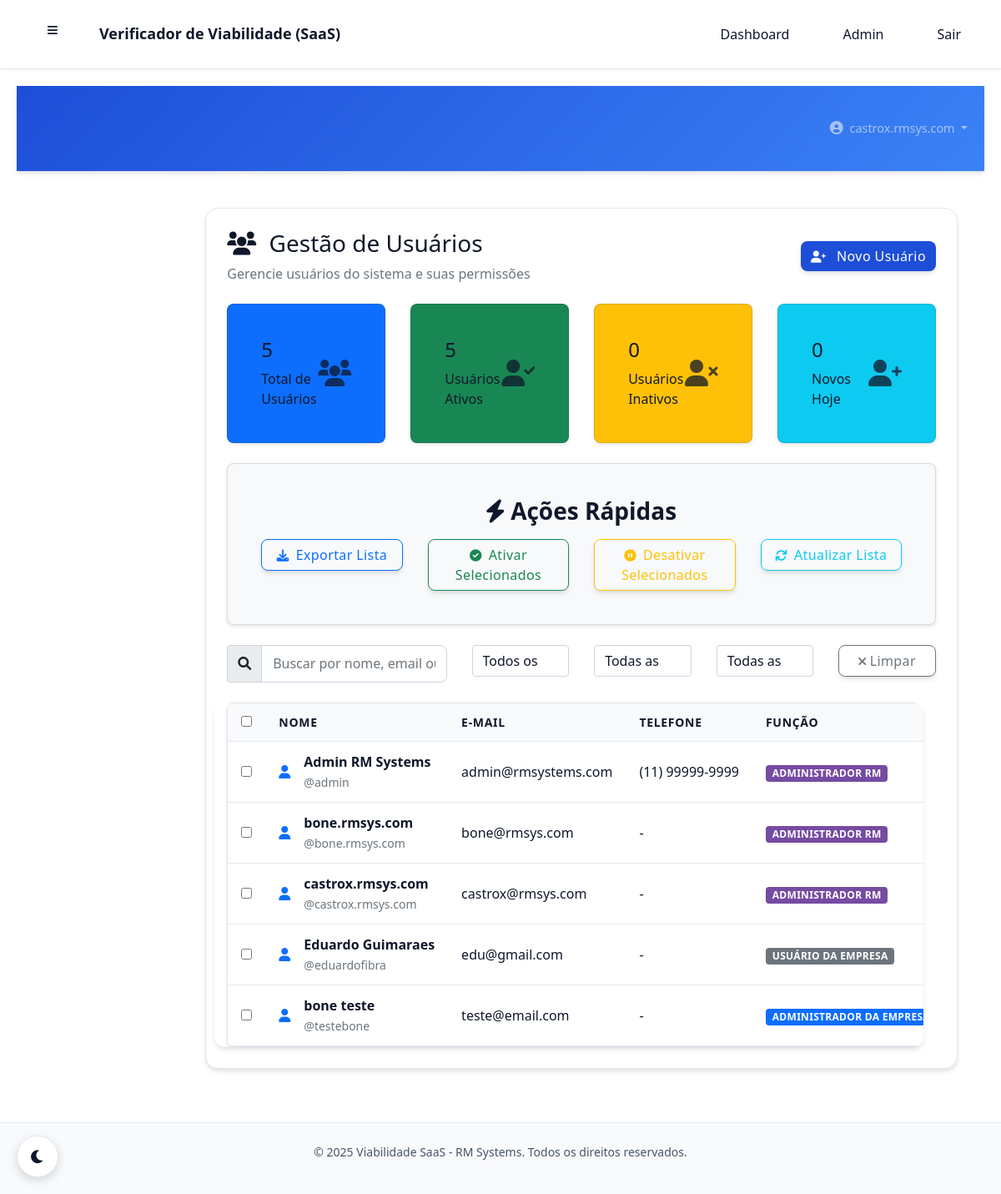
Page /rm/usuarios/ (signed in) on the earlier database version.
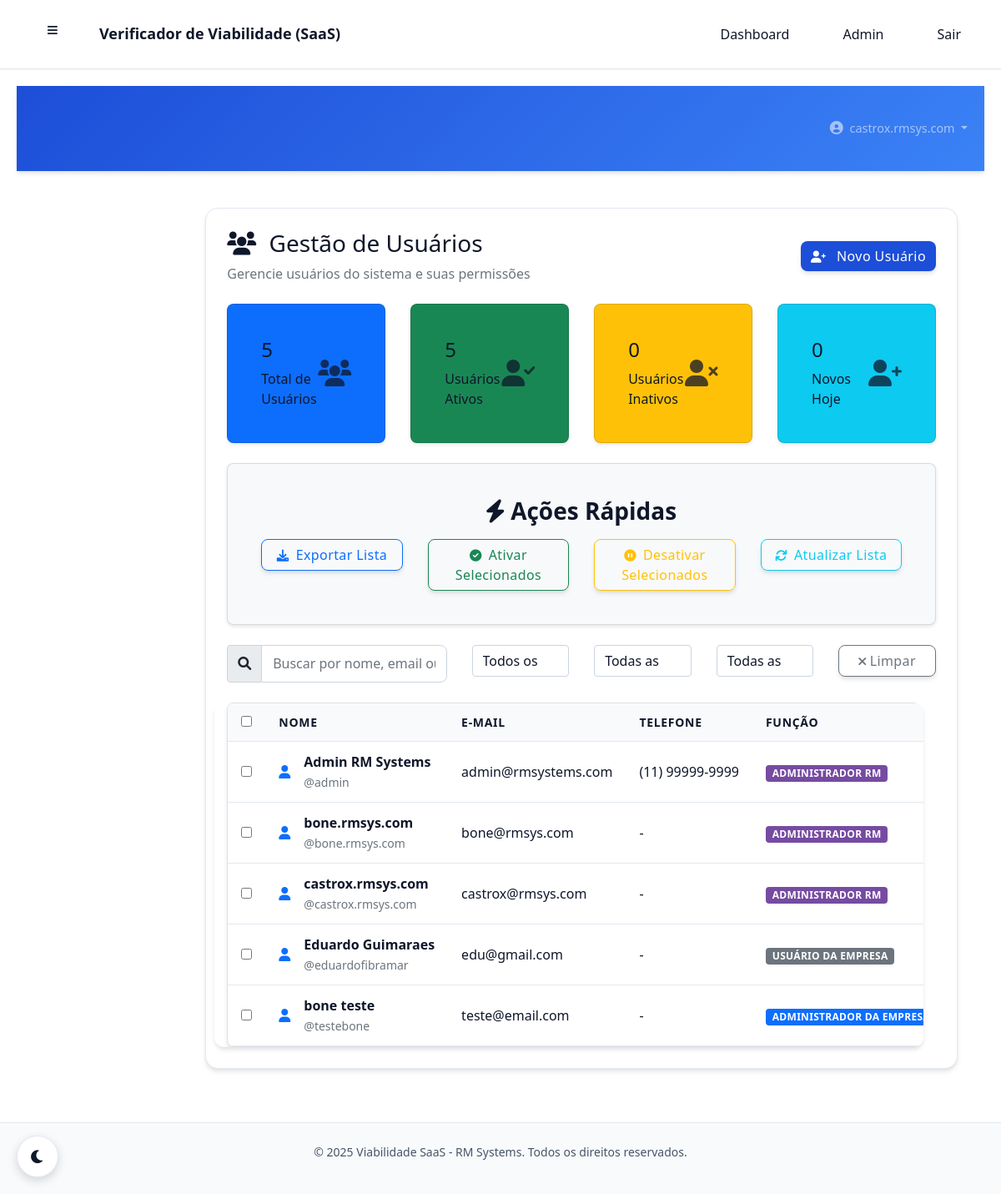
Same page on the later database version.
### core/models.py (models this page shows, shortened)
class CustomUser(AbstractUser):
    USER_ROLES = [
        ('RM', 'Administrador RM'),  # Você e o Bone
        ('COMPANY_ADMIN', 'Administrador da Empresa'),  # Admin da empresa cliente
        ('COMPANY_USER', 'Usuário da Empresa'),  # Usuário comum da empresa
    ]
    role = models.CharField(
        max_length=20,
        choices=USER_ROLES,
        default='COMPANY_USER',
        verbose_name="Função"
    )
    company = models.ForeignKey(
        Company,
        on_delete=models.CASCADE,
        null=True,
        blank=True,
        related_name='users',
        verbose_name="Empresa"
    )
    phone = models.CharField(max_length=20, blank=True, verbose_name="Telefone")
    created_at = models.DateTimeField(auto_now_add=True, verbose_name="Criado em")
    updated_at = models.DateTimeField(auto_now=True, verbose_name="Atualizado em")
    class Meta:
        verbose_name = "Usuário"
        verbose_name_plural = "Usuários"
    @property
    def is_rm_admin(self):
        return self.role == 'RM'
    @property
    def is_company_admin(self):
        return self.role == 'COMPANY_ADMIN'

### core/views.py (the view)
@login_required
@rm_admin_required
def rm_user_list(request):
    q = request.GET.get('q', '').strip()
    users = CustomUser.objects.all().select_related('company').order_by('username')
    if q:
        users = users.filter(Q(username__icontains=q) | Q(email__icontains=q) | Q(first_name__icontains=q) | Q(last_name__icontains=q))
    return render(request, 'rm/users/list.html', {'users': users, 'q': q})

### templates/rm/users/list.html (shortened to what this page needs)
{% extends "base.html" %}
{% load static %}
{% block extra_head %}
<link href="https://cdn.jsdelivr.net/npm/bootstrap@5.1.3/dist/css/bootstrap.min.css" rel="stylesheet">
<link href="https://cdnjs.cloudflare.com/ajax/libs/font-awesome/6.0.0/css/all.min.css" rel="stylesheet">
{% endblock %}
{% block content %}
    <nav class="navbar navbar-expand-lg navbar-dark">
        <div class="container-fluid">
            <div class="navbar-nav ms-auto">
                <div class="nav-item dropdown">
                    <a class="nav-link dropdown-toggle" href="#" role="button" data-bs-toggle="dropdown">
                        <i class="fas fa-user-circle me-1"></i>
                        {{ user.username }}
                    </a>
                </div>
            </div>
        </div>
    </nav>
    <div class="container-fluid">
        <div class="row">
            <div class="col-md-3 col-lg-2 px-0">
            </div>
            <div class="col-md-9 col-lg-10">
                <div class="main-content">
                    <div class="content-card">
                        <div class="d-flex justify-content-between align-items-center mb-4">
                            <div>
                                <h3>
                                    <i class="fas fa-users me-2"></i>
                                    Gestão de Usuários
                                </h3>
                                <p class="text-muted mb-0">Gerencie usuários do sistema e suas permissões</p>
                            </div>
                            <a href="{% url 'rm:user_create' %}" class="btn btn-primary">
                                <i class="fas fa-user-plus me-2"></i>
                                Novo Usuário
                            </a>
                        </div>
                        <div class="row mb-4">
                            <div class="col-md-3">
                                <div class="card bg-primary text-white">
                                    <div class="card-body">
                                        <div class="d-flex justify-content-between">
                                            <div>
                                                <h4>{{ users|length }}</h4>
                                                <p class="mb-0">Total de Usuários</p>
                                            </div>
                                            <div class="align-self-center">
                                                <i class="fas fa-users fa-2x opacity-75"></i>
                                            </div>
                                        </div>
                                    </div>
                                </div>
                            </div>
                            <div class="col-md-3">
                                <div class="card bg-success text-white">
                                    <div class="card-body">
                                        <div class="d-flex justify-content-between">
                                            <div>
                                                <h4>{{ users|length }}</h4>
                                                <p class="mb-0">Usuários Ativos</p>
                                            </div>
                                            <div class="align-self-center">
                                                <i class="fas fa-user-check fa-2x opacity-75"></i>
                                            </div>
                                        </div>
                                    </div>
                                </div>
                            </div>
                            <div class="col-md-3">
                                <div class="card bg-warning text-white">
                                    <div class="card-body">
                                        <div class="d-flex justify-content-between">
                                            <div>
                                                <h4>0</h4>
                                                <p class="mb-0">Usuários Inativos</p>
                                            </div>
                                            <div class="align-self-center">
                                                <i class="fas fa-user-times fa-2x opacity-75"></i>
                                            </div>
                                        </div>
                                    </div>
                                </div>
                            </div>
                            <div class="col-md-3">
                                <div class="card bg-info text-white">
                                    <div class="card-body">
                                        <div class="d-flex justify-content-between">
                                            <div>
                                                <h4>0</h4>
                                                <p class="mb-0">Novos Hoje</p>
                                            </div>
                                            <div class="align-self-center">
                                                <i class="fas fa-user-plus fa-2x opacity-75"></i>
                                            </div>
                                        </div>
                                    </div>
                                </div>
                            </div>
                        </div>
                        <div class="row mb-4">
                            <div class="col-12">
                                <div class="card bg-light">
                                    <div class="card-body">
                                        <h6 class="card-title mb-3">
                                            <i class="fas fa-bolt me-2"></i>Ações Rápidas
                                        </h6>
                                        <div class="row">
                                            <div class="col-md-3">
                                                <button class="btn btn-outline-primary w-100" onclick="exportUsers()">
                                                    <i class="fas fa-download me-2"></i>Exportar Lista
                                                </button>
                                            </div>
                                            <div class="col-md-3">
                                                <button class="btn btn-outline-success w-100" onclick="bulkActivate()">
                                                    <i class="fas fa-check-circle me-2"></i>Ativar Selecionados
                                                </button>
                                            </div>
                                            <div class="col-md-3">
                                                <button class="btn btn-outline-warning w-100" onclick="bulkDeactivate()">
                                                    <i class="fas fa-pause-circle me-2"></i>Desativar Selecionados
                                                </button>
                                            </div>
                                            <div class="col-md-3">
                                                <button class="btn btn-outline-info w-100" onclick="refreshUsers()">
                                                    <i class="fas fa-sync me-2"></i>Atualizar Lista
                                                </button>
                                            </div>
                                        </div>
                                    </div>
                                </div>
                            </div>
                        </div>
                        <div class="row mb-4">
                            <div class="col-md-4">
                                <div class="input-group">
                                    <span class="input-group-text">
                                        <i class="fas fa-search"></i>
                                    </span>
                                    <input type="text" class="form-control" placeholder="Buscar por nome, email ou empresa..." id="searchInput">
                                </div>
                            </div>
                            <div class="col-md-2">
                                <select class="form-select" id="statusFilter">
                                    <option value="">Todos os status</option>
                                </select>
                            </div>
                            <div class="col-md-2">
                                <select class="form-select" id="roleFilter">
                                    <option value="">Todas as funções</option>
                                </select>
                            </div>
                            <div class="col-md-2">
                                <select class="form-select" id="companyFilter">
                                    <option value="">Todas as empresas</option>
                                </select>
                            </div>
                            <div class="col-md-2">
                                <button class="btn btn-outline-secondary w-100" onclick="clearFilters()">
                                    <i class="fas fa-times me-1"></i>Limpar
                                </button>
                            </div>
                        </div>
                        <div class="table-responsive">
                            <table class="table table-hover">
                                <thead>
                                    <tr>
                                        <th>
                                            <input type="checkbox" id="selectAll" onchange="toggleSelectAll()">
                                        </th>
                                        <th>Nome</th>
                                        <th>E-mail</th>
                                        <th>Telefone</th>
                                        <th>Função</th>
                                    </tr>
                                </thead>
                                <tbody>
                                    {% for u in users %}
                                        <tr>
                                            <td>
                                                <input type="checkbox" class="user-checkbox" value="{{ u.id }}">
                                            </td>
                                            <td>
                                                <div class="d-flex align-items-center">
                                                    <div class="me-3">
                                                        <i class="fas fa-user text-primary"></i>
                                                    </div>
                                                    <div>
                                                        <strong>{{ u.get_full_name|default:u.username }}</strong>
                                                        <br>
                                                        <small class="text-muted">@{{ u.username }}</small>
                                                    </div>
                                                </div>
                                            </td>
                                            <td>{{ u.email }}</td>
                                            <td>{{ u.phone|default:'-' }}</td>
                                            <td>
                                                {% if u.role == 'RM' %}
                                                    <span class="badge bg-purple role-badge" style="background-color:#764ba2">{{ u.get_role_display }}</span>
                                                {% elif u.role == 'COMPANY_ADMIN' %}
                                                    <span class="badge bg-primary role-badge">{{ u.get_role_display }}</span>
                                                {% else %}
                                                    <span class="badge bg-secondary role-badge">{{ u.get_role_display }}</span>
                                                {% endif %}
                                            </td>
                                        </tr>
                                    {% endfor %}
                                </tbody>
                            </table>
                        </div>
                    </div>
                </div>
            </div>
        </div>
    </div>
{% endblock %}

### templates/base.html (shortened to what this page needs)
<!doctype html>
<html lang="pt-br">
  <head>
    {% load static %}
    <link rel="stylesheet" href="{% static 'css/styles.css' %}" />
    <link rel="stylesheet" href="{% static 'css/theme_rm.css' %}" />
    <link rel="stylesheet" href="{% static 'css/theme_colors.css' %}" />
    <link rel="stylesheet" href="{% static 'css/dark-mode.css' %}" />
    <link rel="stylesheet" href="{% static 'css/global.css' %}" />
    <link rel="stylesheet" href="{% static 'css/optimized.css' %}" />
    <link rel="stylesheet" href="https://cdnjs.cloudflare.com/ajax/libs/font-awesome/6.0.0/css/all.min.css">
    {% block extra_head %}{% endblock %}
  </head>
  <body class="{% block body_class %}{% endblock %}" data-theme="light">
    <header class="topbar" role="banner">
      <div style="display:flex;align-items:center;gap:10px;">
        {% if user.is_authenticated and user.is_company_admin or user.is_rm_admin %}
        <button class="navbar-toggler" type="button" id="sidebarToggle">
          <span class="navbar-toggler-icon">≡</span>
        </button>
        {% endif %}
        <h1 class="app-title">Verificador de Viabilidade (SaaS)</h1>
      </div>
      <nav role="navigation" aria-label="Navegação principal">
        {% if user.is_authenticated %}
          {% if user.is_rm_admin %}
            <a href="{% url 'rm:admin_dashboard' %}" aria-current="{% if request.resolver_match.url_name == 'admin_dashboard' %}page{% endif %}">Dashboard</a>
            <a href="/admin/">Admin</a>
            <a href="{% url 'rm:logout' %}">Sair</a>
          {% elif user.company and user.is_company_admin %}
            <a href="{% url 'company:logout' company_slug=user.company.slug %}">Sair</a>
          {% elif user.company %}
            <a href="{% url 'company:logout' company_slug=user.company.slug %}">Sair</a>
          {% endif %}
        {% else %}
          <a href="{% url 'rm:login' %}" aria-current="{% if request.resolver_match.url_name == 'login' %}page{% endif %}">Entrar</a>
        {% endif %}
      </nav>
    </header>
    <main id="main-content" class="main-container" role="main">
      {% block content %}{% endblock %}
    </main>
    <footer class="footer" role="contentinfo">
      <p>&copy; {% now "Y" %} Viabilidade SaaS - RM Systems. Todos os direitos reservados.</p>
    </footer>
  </body>
</html>

Differences in the rows shown:
changed CustomUser "Eduardo Guimaraes": username "eduardofibra" → "eduardofibramar"
